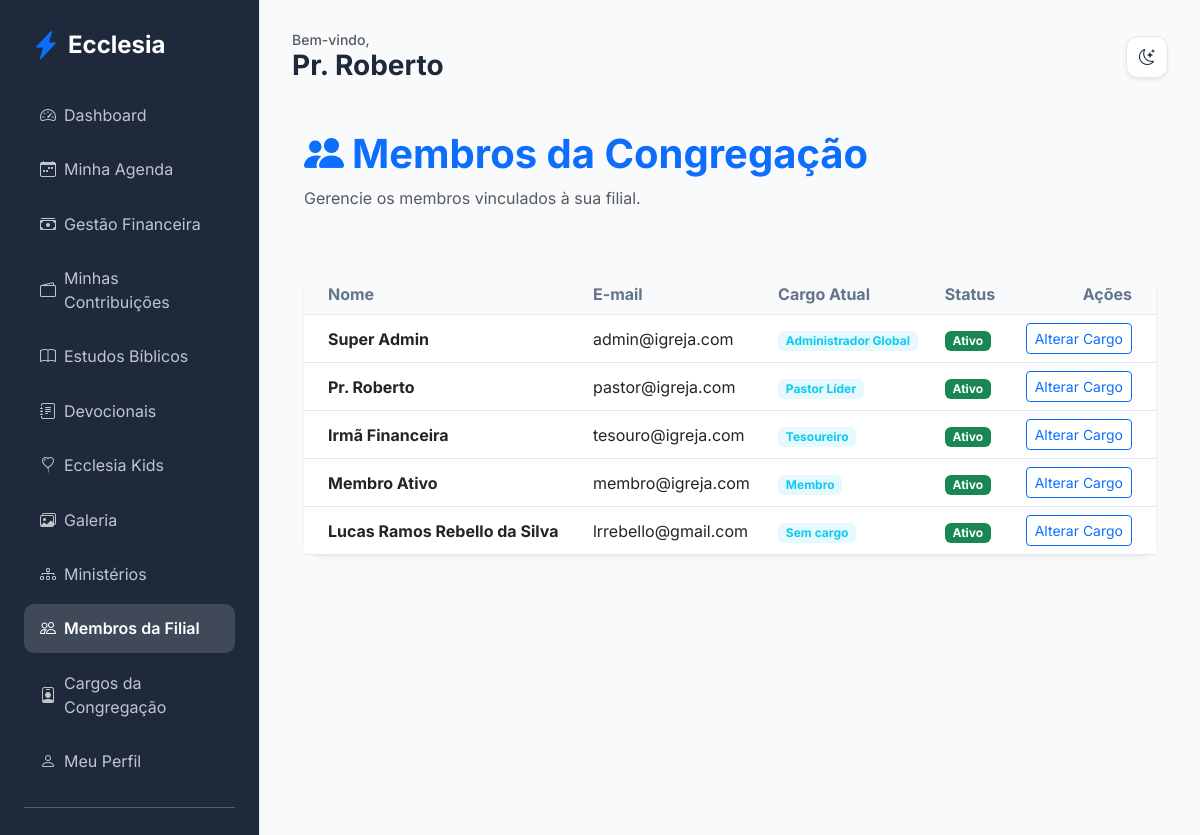
The page /members/my-church/members (signed in) on the database its author committed.
### app/core/models.py (models this page shows, shortened)
class User(db.Model, UserMixin):
    id = db.Column(db.Integer, primary_key=True)
    name = db.Column(db.String(100), nullable=False)
    email = db.Column(db.String(120), unique=True, nullable=False)
    password_hash = db.Column(db.String(128))
    birth_date = db.Column(db.Date)
    gender = db.Column(db.String(20))
    documents = db.Column(db.String(200)) # Flexível para diferentes países
    tax_id = db.Column(db.String(20), nullable=True)  # NIF (PT), CPF/CNPJ (BR), etc.
    address = db.Column(db.Text)
    phone = db.Column(db.String(50))
    profile_photo = db.Column(db.String(255), nullable=True)
    status = db.Column(db.String(20), default='pending') # pending, active, rejected
    is_email_verified = db.Column(db.Boolean, default=False)
    email_verification_token = db.Column(db.String(100), unique=True, nullable=True)
    data_consent = db.Column(db.Boolean, default=False)
    data_consent_date = db.Column(db.DateTime)
    marketing_consent = db.Column(db.Boolean, default=False)
    is_ministry_leader = db.Column(db.Boolean, default=False)
    church_id = db.Column(db.Integer, db.ForeignKey('church.id'))
    family_id = db.Column(db.Integer, db.ForeignKey('family.id'), nullable=True)
    church_role_id = db.Column(db.Integer, db.ForeignKey('church_role.id'), nullable=True)
    ministries = db.relationship('Ministry', secondary=member_ministries, backref=db.backref('members', lazy='dynamic'))
    can_manage_ministries = db.Column(db.Boolean, default=False)
    can_manage_media = db.Column(db.Boolean, default=False)
    can_publish_devotionals = db.Column(db.Boolean, default=False)
    can_approve_members = db.Column(db.Boolean, default=False)
    can_manage_finance = db.Column(db.Boolean, default=False)
    can_manage_kids = db.Column(db.Boolean, default=False)
    can_manage_events = db.Column(db.Boolean, default=False)

class ChurchRole(db.Model):
    id = db.Column(db.Integer, primary_key=True)
    name = db.Column(db.String(80), nullable=False)
    description = db.Column(db.Text, nullable=True)
    church_id = db.Column(db.Integer, db.ForeignKey('church.id'), nullable=False)
    is_active = db.Column(db.Boolean, default=True)
    order = db.Column(db.Integer, default=0)  # para ordenar na exibição
    users = db.relationship('User', backref='church_role', lazy=True)

### app/modules/members/routes.py (the view)
@members_bp.route('/my-church/members')
@login_required
def church_members():
    if not can_manage_members():
        flash('Acesso negado.', 'danger')
        return redirect(url_for('members.dashboard'))
    members = User.query.filter_by(church_id=current_user.church_id).all()
    return render_template('members/church_members.html', members=members)

### app/modules/members/routes.py (called while the page is built)
def can_manage_members():
    return current_user.can_approve_members or (current_user.church_role and current_user.church_role.name in ['Administrador Global', 'Pastor Líder'])

### app/templates/members/church_members.html
{% extends "base.html" %}
{% block content %}
<div class="container py-4">
    <div class="d-flex justify-content-between align-items-center mb-5">
        <div>
            <h1 class="fw-bold text-primary"><i class="bi bi-people-fill me-2"></i>Membros da Congregação</h1>
            <p class="text-muted">Gerencie os membros vinculados à sua filial.</p>
        </div>
    </div>
    <div class="card border-0 shadow-sm">
        <div class="table-responsive">
            <table class="table table-hover align-middle mb-0">
                <thead class="bg-light">
                    <tr>
                        <th class="ps-4">Nome</th>
                        <th>E-mail</th>
                        <th>Cargo Atual</th>
                        <th>Status</th>
                        <th class="text-end pe-4">Ações</th>
                    </tr>
                </thead>
                <tbody>
                    {% for member in members %}
                    <tr>
                        <td class="ps-4 fw-bold">{{ member.name }}</td>
                        <td>{{ member.email }}</td>
                        <td><span class="badge bg-info bg-opacity-10 text-info">{{ member.church_role.name if member.church_role else 'Sem cargo' }}</span></td>
                        <td>
                            {% if member.status == 'active' %}
                            <span class="badge bg-success">Ativo</span>
                            {% elif member.status == 'pending' %}
                            <span class="badge bg-warning">Pendente</span>
                            {% else %}
                            <span class="badge bg-danger">Inativo</span>
                            {% endif %}
                        </td>
                        <td class="text-end pe-4">
                            <a href="{{ url_for('members.promote_member', id=member.id) }}" class="btn btn-sm btn-outline-primary">Alterar Cargo</a>
                        </td>
                    </tr>
                    {% endfor %}
                </tbody>
            </table>
        </div>
    </div>
</div>
{% endblock %}

### app/templates/base.html (shortened to what this page needs)
<!DOCTYPE html>
<html lang="pt-BR">
<head>
    <link href="https://cdn.jsdelivr.net/npm/bootstrap@5.3.0/dist/css/bootstrap.min.css" rel="stylesheet">
    <link href="https://cdn.jsdelivr.net/npm/bootstrap-icons@1.10.0/font/bootstrap-icons.css" rel="stylesheet">
    <link rel="stylesheet" href="{{ url_for('static', filename='css/premium.css') }}">
</head>
<body>
    {% if current_user.is_authenticated %}
    <div class="sidebar d-none d-lg-block">
        <div class="d-flex align-items-center mb-4 px-2">
            <i class="bi bi-lightning-charge-fill text-primary fs-3 me-2"></i>
            <h4 class="mb-0 fw-bold text-white">Ecclesia</h4>
        </div>
        {% include 'includes/_nav_links.html' %}
    </div>
    {% endif %}
    <div class="main-content {{ 'mx-auto' if not current_user.is_authenticated }}">
        {% if current_user.is_authenticated %}
        <header class="d-flex justify-content-between align-items-center mb-4 d-none d-lg-flex">
            <div>
                <h5 class="text-muted mb-0 small">Bem-vindo,</h5>
                <h3 class="fw-bold mb-0">{{ current_user.name }}</h3>
            </div>
            <div class="theme-toggle shadow-sm" onclick="toggleTheme()">
                <i class="bi bi-moon-stars" id="theme-icon"></i>
            </div>
        </header>
        {% endif %}
        {% block content %}{% endblock %}
    </div>
</body>
</html>

### app/static/css/premium.css (style rules this page uses)
:root { --primary: #4f46e5; --primary-hover: #4338ca; --secondary: #64748b; --success: #10b981; --danger: #ef4444; --warning: #f59e0b; --info: #06b6d4; --bg-main: #f8fafc; --bg-card: #ffffff; --text-main: #1e293b; --text-muted: #64748b; --border: #e2e8f0; --sidebar-bg: #1e293b; --sidebar-text: #f8fafc; --input-bg: #ffffff; }
body { font-family: 'Inter', sans-serif; background-color: var(--bg-main); color: var(--text-main); transition: all 0.3s ease; }
.sidebar { background-color: var(--sidebar-bg); color: var(--sidebar-text); min-height: 100vh; padding: 2rem 1rem; }
.main-content { padding: 2rem; }
.card { background-color: var(--bg-card); border: 1px solid var(--border); border-radius: 1rem; box-shadow: 0 4px 6px -1px rgb(0 0 0 / 0.1); transition: transform 0.2s; }
.table { color: var(--text-main); }
.table thead th { background-color: var(--bg-main); border-bottom-color: var(--border); color: var(--text-muted); }
.table td { border-bottom-color: var(--border); }
.theme-toggle { cursor: pointer; padding: 0.5rem; border-radius: 50%; background: var(--border); display: flex; align-items: center; justify-content: center; width: 40px; height: 40px; }

### app/templates/base.html (style rules this page uses)
:root { --sidebar-width: 260px; }
body { font-family: 'Inter', sans-serif; background-color: var(--bg-main); color: var(--text-main); transition: background-color 0.3s, color 0.3s; }
.sidebar { width: var(--sidebar-width); height: 100vh; position: fixed; left: 0; top: 0; z-index: 1000; background-color: var(--sidebar-bg); color: var(--sidebar-text); border-right: 1px solid var(--border); padding: 1.5rem; overflow-y: auto; transition: background-color 0.3s; }
.main-content { margin-left: var(--sidebar-width); padding: 2rem; min-height: 100vh; background-color: var(--bg-main); }
.card { border: 1px solid var(--border); box-shadow: 0 4px 12px rgba(0,0,0,0.05); }
.theme-toggle { cursor: pointer; padding: 0.6rem; border-radius: 12px; background: var(--bg-card); border: 1px solid var(--border); color: var(--text-main); display: flex; align-items: center; justify-content: center; width: 42px; height: 42px; transition: all 0.3s; }

### rows shown on the page
User: name "Pr. Roberto", email "pastor@igreja.com", church_role "Pastor Líder", status "Ativo"
User: name "Super Admin", email "admin@igreja.com", church_role "Administrador Global", status "Ativo"
User: name "Irmã Financeira", email "tesouro@igreja.com", church_role "Tesoureiro", status "Ativo"
User: name "Membro Ativo", email "membro@igreja.com", church_role "Membro", status "Ativo"
User: name "Lucas Ramos Rebello da Silva", email "lrrebello@gmail.com", church_role "Sem cargo", status "Ativo"
